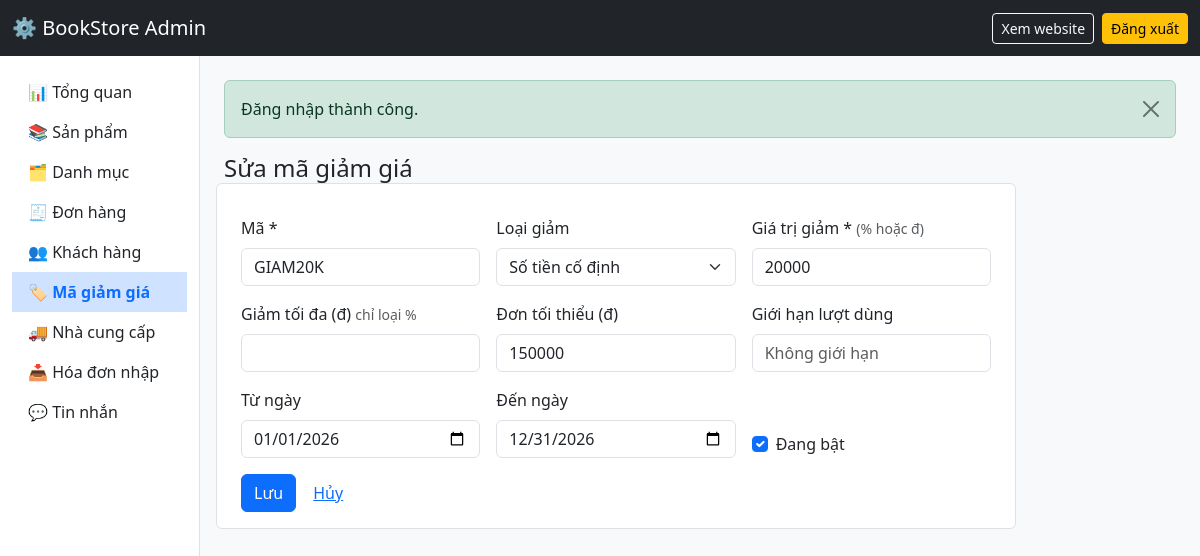
The app's page /admin/ma-giam-gia/2/sua (signed in) with its own data.
### tables this page shows
CREATE TABLE coupons (
    id              INT UNSIGNED AUTO_INCREMENT PRIMARY KEY,
    code            VARCHAR(30) NOT NULL UNIQUE,
    discount_type   ENUM('percent','fixed') NOT NULL,    
    discount_value  DECIMAL(12,0) NOT NULL,
    max_discount    DECIMAL(12,0) NULL,                  
    min_order       DECIMAL(12,0) NOT NULL DEFAULT 0,    
    usage_limit     INT UNSIGNED NULL,                   
    used_count      INT UNSIGNED NOT NULL DEFAULT 0,
    start_date      DATE NULL,
    end_date        DATE NULL,
    is_active       TINYINT(1) NOT NULL DEFAULT 1
);

### app/core/Controller.php (called while the page is built, shortened)
<?php
abstract class Controller
{
    protected function render(string $view, array $data = [], string $layout = 'main'): void
    {
        extract($data);
        require APP_PATH . "/views/$view.php";
    }
}

### app/controllers/AdminController.php (called while the page is built, shortened)
<?php
abstract class AdminController extends Controller
{
    protected function view(string $view, array $data = []): void
    {
        $this->render($view, $data, 'admin');
    }
}

### app/controllers/AdminCouponController.php (called while the page is built, shortened)
<?php
class AdminCouponController extends AdminController
{
    public function edit(string $id): void
    {
        $c = (new Coupon())->find((int)$id);
        $this->form($c);
    }
    private function form(?array $c): void
    {
        $this->view('admin/coupons/form', ['title' => $c ? 'Sửa mã giảm giá' : 'Thêm mã giảm giá', 'c' => $c]);
    }
}

### public/index.php (called while the page is built, shortened)
<?php
$config = require ROOT_PATH . '/config/config.php';
spl_autoload_register(function (string $class) {
    foreach (['core', 'controllers', 'models'] as $dir) {
        $file = APP_PATH . "/$dir/$class.php";
        if (is_file($file)) { require $file; return; }
    }
});
require APP_PATH . '/core/helpers.php';
$router = new Router();
$router->dispatch($_SERVER['REQUEST_METHOD'], $_SERVER['REQUEST_URI']);

### app/core/helpers.php (called while the page is built, shortened)
<?php
function e($value): string
{
    return htmlspecialchars((string)$value, ENT_QUOTES, 'UTF-8');
}
function url(string $path = ''): string
{
    return BASE_URL . '/' . ltrim($path, '/');
}
function old(string $key, string $default = ''): string
{
    return e($_SESSION['old'][$key] ?? $default);
}

### app/core/Model.php (called while the page is built, shortened)
<?php
abstract class Model
{
    public function __construct()
    {
        $this->db = Database::getConnection();
    }
}

### config/config.php (called while the page is built)
<?php
return [
    'app_name' => 'BookStore - Sách & Văn phòng phẩm',
    'db' => [
        'host'    => 'localhost',
        'name'    => 'bookstore',
        'user'    => 'root',
        'pass'    => '',
        'charset' => 'utf8mb4',
    ],
    'vnpay' => [
        'tmn_code'    => '',
        'hash_secret' => '',
        'pay_url'     => 'https://sandbox.vnpayment.vn/paymentv2/vpcpay.html',
    ],
];

### app/core/Database.php (called while the page is built)
<?php
class Database
{
    private static ?PDO $instance = null;
    public static function getConnection(): PDO
    {
        if (self::$instance === null) {
            global $config;
            $c = $config['db'];
            $dsn = "mysql:host={$c['host']};dbname={$c['name']};charset={$c['charset']}";
            self::$instance = new PDO($dsn, $c['user'], $c['pass'], [
                PDO::ATTR_ERRMODE            => PDO::ERRMODE_EXCEPTION,
                PDO::ATTR_DEFAULT_FETCH_MODE => PDO::FETCH_ASSOC,
                PDO::ATTR_EMULATE_PREPARES   => false,
            ]);
        }
        return self::$instance;
    }
}

### app/models/Coupon.php (called while the page is built, shortened)
<?php
class Coupon extends Model
{
    public function find(int $id): ?array
    {
        $st = $this->db->prepare("SELECT * FROM coupons WHERE id = ?");
        $st->execute([$id]);
        return $st->fetch() ?: null;
    }
}

### app/views/admin/coupons/form.php (the view, shortened to what this page needs)
<?php
$v = fn(string $k, $def = '') => old($k, (string)($c[$k] ?? $def));
$type = $_SESSION['old']['discount_type'] ?? $c['discount_type'] ?? 'percent';
?>
<h1 class="h4 mb-3"><?= e($title) ?></h1>
<form method="post" action="<?= $c ? url('/admin/ma-giam-gia/' . $c['id']) : url('/admin/ma-giam-gia') ?>" class="row g-3 bg-white p-3 rounded border" style="max-width:800px">
    <div class="col-md-4"><label class="form-label">Mã *</label><input name="code" class="form-control text-uppercase" required maxlength="30" value="<?= $v('code') ?>"></div>
    <div class="col-md-4"><label class="form-label">Loại giảm</label>
        <select name="discount_type" class="form-select">
            <option value="fixed" <?= $type === 'fixed' ? 'selected' : '' ?>>Số tiền cố định</option>
        </select></div>
    <div class="col-md-4"><label class="form-label">Giá trị giảm * <small class="text-muted">(% hoặc đ)</small></label><input type="number" min="1" name="discount_value" class="form-control" required value="<?= $v('discount_value') ?>"></div>
    <div class="col-md-4"><label class="form-label">Giảm tối đa (đ) <small class="text-muted">chỉ loại %</small></label><input type="number" min="1" name="max_discount" class="form-control" value="<?= $v('max_discount') ?>"></div>
    <div class="col-md-4"><label class="form-label">Đơn tối thiểu (đ)</label><input type="number" min="0" name="min_order" class="form-control" value="<?= $v('min_order', '0') ?>"></div>
    <div class="col-md-4"><label class="form-label">Giới hạn lượt dùng</label><input type="number" min="1" name="usage_limit" class="form-control" placeholder="Không giới hạn" value="<?= $v('usage_limit') ?>"></div>
    <div class="col-md-4"><label class="form-label">Từ ngày</label><input type="date" name="start_date" class="form-control" value="<?= $v('start_date') ?>"></div>
    <div class="col-md-4"><label class="form-label">Đến ngày</label><input type="date" name="end_date" class="form-control" value="<?= $v('end_date') ?>"></div>
    <div class="col-md-4 d-flex align-items-end"><div class="form-check">
        <input class="form-check-input" type="checkbox" name="is_active" id="act" value="1" <?= (!$c && !isset($_SESSION['old'])) || ($_SESSION['old']['is_active'] ?? $c['is_active'] ?? 0) ? 'checked' : '' ?>>
        <label class="form-check-label" for="act">Đang bật</label></div></div>
    <div class="col-12"><button class="btn btn-primary">Lưu</button> <a href="<?= url('/admin/ma-giam-gia') ?>" class="btn btn-link">Hủy</a></div>
</form>

### app/core/Router.php (shortened to what this page needs)
<?php
class Router
{
    private array $routes = [];
    private function add(string $method, string $path, string $handler): void
    {
        $regex = preg_replace('#\{(\w+)\}#', '(?P<$1>[^/]+)', $path);
        $this->routes[] = [$method, '#^' . $regex . '$#', $handler];
    }
    public function dispatch(string $method, string $uri): void
    {
        $path = parse_url($uri, PHP_URL_PATH);
        $path = preg_replace('#^' . preg_quote(BASE_URL, '#') . '(/public)?#', '', $path);
        $path = '/' . trim($path, '/');
        foreach ($this->routes as [$routeMethod, $regex, $handler]) {
            if ($routeMethod === $method && preg_match($regex, $path, $matches)) {
                $params = array_filter($matches, 'is_string', ARRAY_FILTER_USE_KEY);
                [$controllerName, $action] = explode('@', $handler);
                (new $controllerName())->$action(...array_values($params));
                return;
            }
        }
    }
}

### records on screen
coupons: code "GIAM20K", discount_type "Số tiền cố định", discount_value "20000", min_order "150000", start_date "01/01/2026", end_date "12/31/2026", is_active "☑"

### other values on screen
$label "📊 Tổng quan"
$label "📚 Sản phẩm"
$label "🗂 Danh mục"
$label "🧾 Đơn hàng"
$label "👥 Khách hàng"
$label "🏷 Mã giảm giá"
$label "🚚 Nhà cung cấp"
$label "📥 Hóa đơn nhập"
$f['message'] "Đăng nhập thành công."
